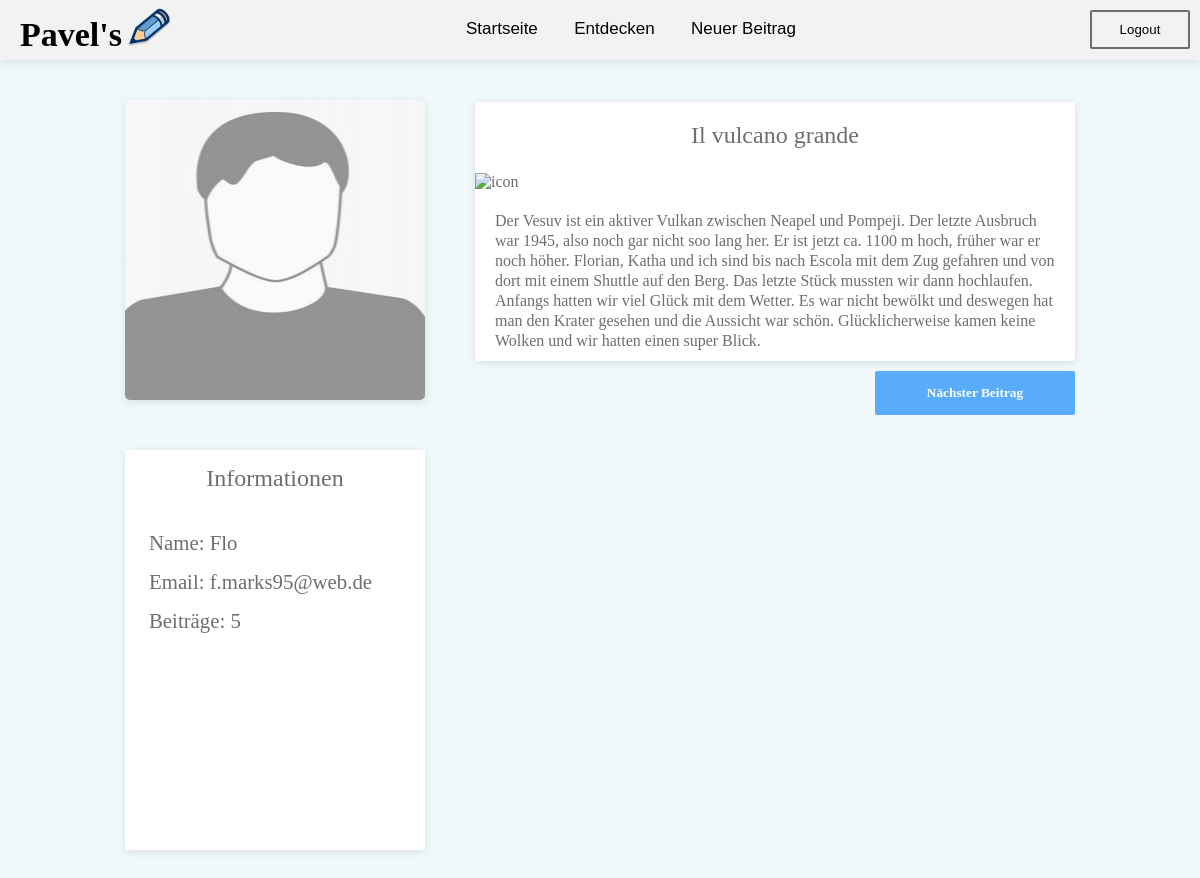
Page /profil/user_profil.php (signed in) on the committed database.
### tables this page shows
CREATE TABLE `users` (
  `user_id` int(11) NOT NULL,
  `user_name` varchar(256) NOT NULL,
  `user_email` varchar(256) NOT NULL,
  `user_pwd` varchar(256) NOT NULL,
  `blog_count` int(11) NOT NULL
);

CREATE TABLE `blog_entry` (
  `blog_entry_id` int(11) NOT NULL,
  `user_name` varchar(256) NOT NULL,
  `title` varchar(256) NOT NULL,
  `place` varchar(256) NOT NULL,
  `content` varchar(4096) NOT NULL,
  `date` date NOT NULL,
  `blog_count` int(11) NOT NULL
);

### profil/user_profil.php (the view, shortened to what this page needs)
<!DOCTYPE html>
<html>
<head>
    <link href="../navigation/navi_style.css" type="text/css" rel="stylesheet">
    <link href="user_profil.css" type="text/css" rel="stylesheet">
</head>
<?php include("../navigation/navi.php");?>
<?php
    if(isset($_SESSION['user_name'])){
        $name = $_SESSION['user_name'];
        $pdo = new PDO('mysql:host=localhost;dbname=login_system', 'root', '');
        $sql = "SELECT * FROM blog_entry WHERE user_name='$name'";
        foreach ($pdo->query($sql) as $row);
        $pdo2 = new PDO('mysql:host=localhost;dbname=login_system', 'root', '');
        $sql2 = "SELECT * FROM users WHERE user_name='$name'";
        foreach ($pdo2->query($sql2) as $row2);
    }
?>
<body>
    <div id="main_content">
        <div id="user">
            <div id="user_picture">
                <img src="../images/user_picture_example.jpg" alt="User Picture">
            </div>
            <div id="user_information">
                <section>
                        <p>Informationen</p>
                        <ul>
                            <li>Name: <?php echo $row2['user_name'] ;?></li>
                            <li>Email: <?php echo $row2['user_email'] ;?></li>
                            <li>Beiträge: <?php echo $row2['blog_count'] + 1 ;?></li>
                        </ul>
                  </section>
            </div>
        </div>
        <div id="user_posts">
            <div class="post" id="entry">
              <?php
                if(isset($_SESSION['user_name'])){
                    $name = $_SESSION['user_name'];
                    $pdo = new PDO('mysql:host=localhost;dbname=login_system', 'root', '');
                    $sql = "SELECT * FROM blog_entry WHERE user_name='$name'";
                    foreach ($pdo->query($sql) as $row);
                    $title = "title";
                    $preview = "preview";
                    echo '<p id="'.$title.'">';
                    echo $row['title'];
                    echo "</p>";
                    echo '<img src="../images/login_back_2.jpg" alt="icon" />';
                    echo '<p id="'.$preview.'">';
                    echo $row['content'];
                    echo "</p>";
                }
                ?>
            </div>
        </div>
        <div id="next">
           <button id="next_entry" type="button">Nächster Beitrag</button>
        </div>
    </div>
</body>
</html>

### navigation/navi.php (shortened to what this page needs)
<!DOCTYPE>
<html>
    <head>
        <link href="navi_style.css" type="text/css" rel="stylesheet">
    </head>
    <body>
        <nav>
        <div class="topnav" id="myTopnav">
            <a class="nav" href="../startseite/startseite.php">Startseite</a>
            <a class="nav" href="../overview/overview.php">Entdecken</a>
            <a class="nav" href="../blog_entrys/create_entry.php">Neuer Beitrag</a>
        </div>
        <div id="logo">
            <img id="icon_pic" src="../images/blue-pencil-horizontal-hi.png">
			<a id="icon" href="#pavels">Pavel's</a>
        </div>
            <?php
                if(isset($_SESSION['user_id'])){
                    echo '<form class="log_sys" action="../login_system/includes/logout-inc.php" method="POST">
                    <button type="submit" name="submit">Logout</button>
                    </form>';
                } else {
                    echo '<div class="log_sys">
                    <a href="../login_system/login.php"><button>Login</button></a>
                    </div>';
                }
            ?>
        </nav>
    </body>
</html>

### navigation/navi_style.css (style rules this page uses)
html, body { margin: 0px; font-family: 'Century Gothic' , sans-serif; }
nav { background-color: #f2f2f2; text-align: center; box-shadow: 0 2px 9px rgba(0, 0, 0, 0.1); height: 60px; }
#logo { float: left; margin-left: 10px; }
#icon_pic { width: 50px; margin-left: 70%; margin-top: 20px; -webkit-transform: rotate(-40deg); }
.log_sys { float: right; }
#icon { font-family: 'Bradley Hand ITC', bold; font-size: 34px; text-decoration: none; float: left; margin-left: 10px;; margin-top: -17%; color: black; font-weight: bold; }
.log_sys button { margin-right: 10px; width: 100px; margin-top: 10px; padding: 10px 16px; border: 2px solid #6E6E6E; background-color: #f2f2f2; color: black; font-family: 'Century Gothic' , sans-serif; border-radius: 2px; }
.topnav { display: inline-block; }
.topnav a { display: inline-block; color: black; text-align: center; padding: 19px 16px; text-decoration: none; font-size: 17px; background-color: #f2f2f2; }

### profil/user_profil.css (style rules this page uses)
html, body { height: 100%; background-color: #EFF8FB; }
#main_content { height: 900px; width: 950px; margin-right: auto; margin-left: auto; margin-top: 40px; }
#user { height: 100%; width: 300px; float: left; }
#user_picture { display: block; width: 300px; height: 300px; min-width: 15em; min-height: 15em; background-color: #eee; float: left; border-radius: 2px; box-shadow: 0 2px 9px rgba(0, 0, 0, 0.1); }
#user_picture img { width: 100%; height: 100%; border-radius: 5px; }
#user_information { float: left; margin-top: 50px; display: block; width: 300px; height: 400px; min-width: 15em; min-height: 15em; background-color: white; border-radius: 2px; box-shadow: 0 2px 9px rgba(0, 0, 0, 0.1); }
#user_information p { text-align: center; font-family: sans-serif; padding-top: 15px; font-size: 1.5em; margin-top: 0; font-family: 'Century Gothic'; color: #6E6E6E; }
#user_information ul { list-style: none; margin-left: -1px; }
#user_information li { font-family: sans-serif; font-size: 1.3em; padding-top: 15px; font-family: 'Century Gothic'; color: #6E6E6E; margin-left: -15px; }
#user_posts { float: right; width: 600px; margin-left: 50px; margin-top: -22px; }
#user_posts .post { border-radius: 2px; background-color: white; font-family: 'Century Gothic'; color: #6E6E6E; box-shadow: 0 2px 9px rgba(0, 0, 0, 0.1); }
#user_posts .post #title { font-family: 'Century Gothic'; padding-top: 20px; text-align: center; font-size: 1.5em; }
#user_posts .post img { width: 100%; }
#user_posts .post #preview { margin-top: 0; font-family: sans-serif; font-size: 1em; line-height: 20px; margin: 10px; padding: 10px; font-family: 'Century Gothic'; }
#next { text-align: right; }
#next button { width: 200px; border: none; color: black; font-family: 'Century Gothic'; border-radius: 2px; background-color: #58ACFA; padding: 14px 20px; font-family: 'Century Gothic'; text-decoration: none; color: white; font-weight: bold; border-radius: 2px; }

### rows in the picture
users: user_name "Flo", user_email "f.marks95@web.de", $row2['blog_count'] + 1 "5"
blog_entry: title "Il vulcano grande", content "Der Vesuv ist ein aktiver Vulkan zwischen Neapel und Pompeji. Der letzte Ausbruch war 1945, also noch gar nicht soo lang her. Er ist jetzt ca. 1100 m hoch, früher war er noch höher. Florian, Katha und ich sind bis nach Escola mit dem Zug gefahren und von dort mit einem Shuttle auf den Berg. Das letzte Stück mussten wir dann hochlaufen. Anfangs hatten wir viel Glück mit dem Wetter. Es war nicht bewölkt und deswegen hat man den Krater gesehen und die Aussicht war schön. Glücklicherweise kamen keine Wolken und wir hatten einen super Blick."
